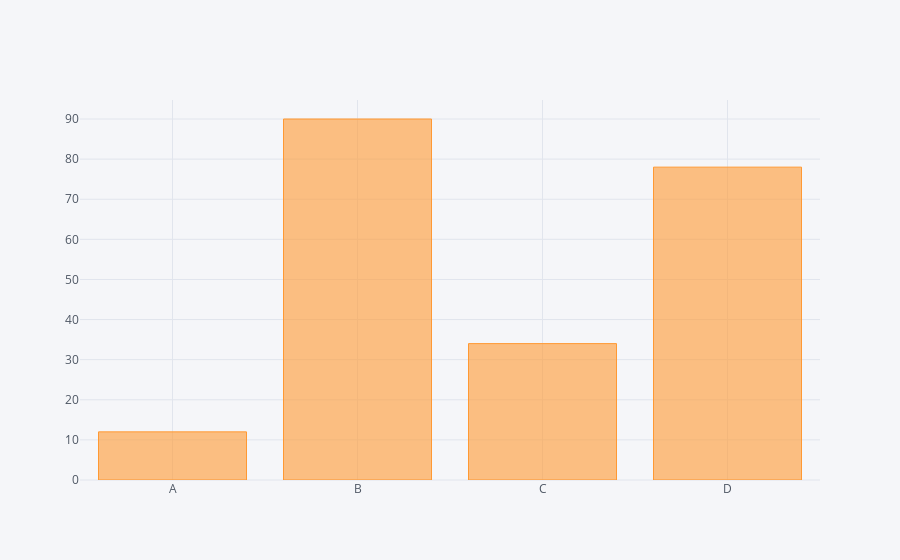

Notebook code for this chart:
### Markdown cell above
## `kind='bar'`

Plotly's default bar plot uses a sum function.

### Code cell
df2.iplot(kind='bar',
          x='Category',
          y='Values')

### Figure 1 — Plotly figure (JSON) as saved in the notebook; plotly's stock layout.template omitted (floating-point values rounded to 4 significant figures)
{"data": [{"marker": {"color": "rgba(255, 153, 51, 0.6)", "line": {"color": "rgba(255, 153, 51, 1.0)", "width": 1}}, "name": "Values", "orientation": "v", "text": "", "type": "bar", "x": ["A", "B", "C", "D"], "y": [12, 90, 34, 78]}], "layout": {"legend": {"bgcolor": "#F5F6F9", "font": {"color": "#4D5663"}}, "paper_bgcolor": "#F5F6F9", "plot_bgcolor": "#F5F6F9", "titlefont": {"color": "#4D5663"}, "xaxis1": {"gridcolor": "#E1E5ED", "showgrid": true, "tickfont": {"color": "#4D5663"}, "title": "", "titlefont": {"color": "#4D5663"}, "zerolinecolor": "#E1E5ED"}, "yaxis1": {"gridcolor": "#E1E5ED", "showgrid": true, "tickfont": {"color": "#4D5663"}, "title": "", "titlefont": {"color": "#4D5663"}, "zerolinecolor": "#E1E5ED"}}}
